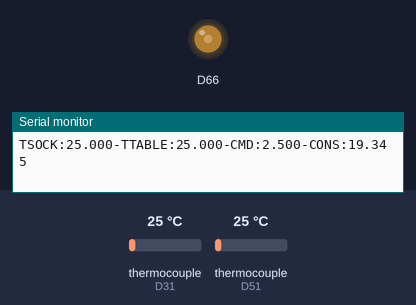
Recording of a sketch running on a simulated Arduino Due. Parts: output pins drawn as LEDs (lit = HIGH), the last lines printed to the serial monitor. The test bench sets the inputs (shaded band); at power-on: thermocouple (sensors on D31, D51) 25 °C.

Above: at 1.2 s.
1.3 s: thermocouple (sensor on D31) set to 150 °C
At 2.4 s:
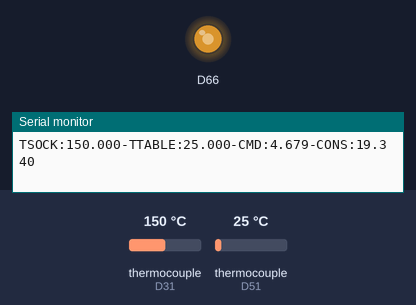
5.3 s: thermocouple (sensor on D31) set to 6 °C
At 6.8 s:
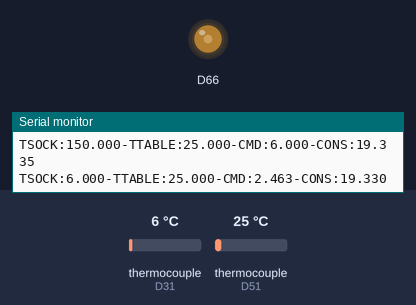
7.5 s: thermocouple (sensor on D31) set to 225 °C
At 8.4 s:
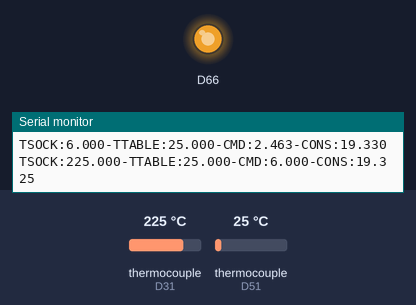
Timing chart, 0 to 10.5 s (numbered marks = the images above; inputs shaded):
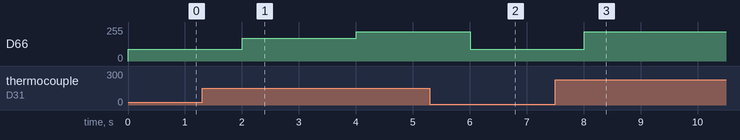

The sketch:

asservissement.ino
```cpp
#include <Adafruit_MAX31865.h>
#include <math.h>

#define TIME_LOOP 2000

#define RTDPINSSOCK 30,31,32,33
#define RTDPINSSCIENCE 50,51,52,53

#define RREF 430.0
#define RNOMINAL 100.0

/*
 * Prise en charge des deux capteurs PT100
 * On appelle la méthode temperature(RNOMINAL, RREF) pour en lire les valeurs
 */

Adafruit_MAX31865 rtdsock = Adafruit_MAX31865(RTDPINSSOCK);
Adafruit_MAX31865 rtdscience = Adafruit_MAX31865(RTDPINSSCIENCE);

void dac(float voltage) {
  if(voltage > 6)
    voltage = 6.0;
  else if(voltage < 0)
    voltage = 0.0;


  analogWrite(DAC0, to_int(voltage));
}

int to_int(float voltage) {
  return (int) (voltage/7.01 * 4095);
}

/*
 * Le 1er étage désigne la boucle de régulation "interne"
 * Régule la température en sortie de chaussette
 * Toutes les variables et fonctions sont précédées de pr.
 *
 * Le 2eme étage désigne la boucle de régulation "externe"
 * Régule la température sur la table de sciences
 * Toutes les variables et fonctions sont précédées de de.
 */

float valve_default = 2.5;
float time_since_start = 0.0;

struct PremierEtage {
  float consigne;
  float consigne_base;
  float mesure;
  float prev_mesure;
  float cmd;

  float Kp;
  float Ti;
  float Td;

  float erreur;
  float erreur_integree;
  float erreur_derivee;
};

PremierEtage pr = {0.0, 19.5, 0.0, 0.0, 0.0,
                   0.2, 800.0, -120.0,
                   0.0, 0.0, 0.0};

float cmd_to_valve(float x) {
  float a = 0.5;
  float expon = 2.0;
  return a * powf(max( 0.f, powf(valve_default/a, 1/expon) + x ), expon);
}

struct DeuxiemeEtage {
  float consigne;
  float mesure;
  float cmd;

  float Kp;
  float Ti;

  float erreur;
  float erreur_integree;
  float erreur_derivee;
};

DeuxiemeEtage de = {23.5, 0.0, 0.0,
                    0.1, 600,
                    0.0, 0.0, 0.0};


float temp_diff_array[10] = {0.0, 0.0, 0.0, 0.0, 0.0,
                        0.0, 0.0, 0.0, 0.0, 0.0};

int count_forarray = 0;


float mean_array() {
  float res = 0.0;
  for(int i = 0; i < 10; i++) {
     res += temp_diff_array[i];
  }

  return res/10;
}

void setup() {
  // initialisation des deux capteurs, en mode 4 fils
  rtdsock.begin(MAX31865_4WIRE);
  rtdscience.begin(MAX31865_4WIRE);

  // résolution utilisée pour le DAC
  analogWriteResolution(12);

  Serial.begin(115200);

  pr.consigne = pr.consigne_base;
}

void loop() {
  //// 1ER ETAGE ////
  pr.prev_mesure = pr.mesure;
  pr.mesure = rtdsock.temperature(RNOMINAL, RREF);

  pr.erreur = pr.consigne - pr.mesure;
  float last_I = pr.erreur_integree;
  pr.erreur_integree += TIME_LOOP/1000 * pr.erreur;

  //////////////
  temp_diff_array[count_forarray] = pr.mesure - pr.prev_mesure;
  count_forarray++;

  if(count_forarray >= 10)
    count_forarray = 0;

  pr.erreur_derivee = mean_array() / TIME_LOOP;

  ////////////////

  pr.cmd = -( pr.Kp * pr.erreur + 1/pr.Ti * pr.erreur_integree + pr.Td * pr.erreur_derivee );
  pr.cmd = cmd_to_valve(pr.cmd);

  // permet d'éviter que l'asservissement fasse brutalement varier la
  // température lorsqu'il vient d'être démarré
  float r = time_since_start / (pr.Ti / 2.);
  if(r < 1)
    pr.cmd = r * pr.cmd + (1-r) * valve_default;
  time_since_start += TIME_LOOP/1000;

  // on surveille la saturation de l'intégrateur et on borne la commande de sortie
  // la plage utile ne dépassant pas 6 volts
  if(pr.cmd > 6) {
    pr.cmd = 6.0;
    pr.erreur_integree = last_I;
  } else if(pr.cmd < 0) {
    pr.cmd = 0.0;
    pr.erreur_integree = last_I;
  }

  //// SECOND ETAGE ////

  de.mesure = rtdscience.temperature(RNOMINAL, RREF);

  de.erreur = de.consigne - de.mesure;
  last_I = de.erreur_integree;
  de.erreur_integree += TIME_LOOP/1000 * de.erreur;

  de.cmd = de.Kp * de.erreur + 1/de.Ti * de.erreur_integree;
  pr.consigne = pr.consigne_base + de.cmd;

  // on surveille la saturation de l'intégrateur et on fait en sorte
  // que la consigne de la chaussette ne diverge pas de la consigne
  // sur la table de science
  if(pr.consigne > de.consigne) {
    pr.consigne = de.consigne;
    de.erreur_integree = last_I;
  } else if (pr.consigne < 17) {
    pr.consigne = 17.0;
    de.erreur_integree = last_I;
  }

  dac(pr.cmd);

  String pt_tsock = "TSOCK:" + String(rtdsock.temperature(RNOMINAL, RREF), 3);
  String pt_ttable = "TTABLE:" + String(rtdscience.temperature(RNOMINAL, RREF), 3);

  String pt_cmd = "CMD:" + String(pr.cmd, 3);
  String pt_consigne = "CONS:" + String(pr.consigne, 3);

  Serial.println(pt_tsock + "-" + pt_ttable + "-" + pt_cmd + "-" + pt_consigne);
  delay(TIME_LOOP);
}
```

Measured:
- after the input at 5.3 s, D66: 218/255 → 89/255 after 0.71 s
